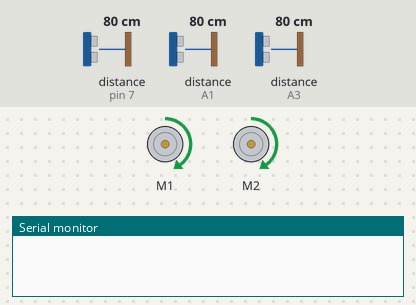
Recording of a sketch running on a simulated Arduino Uno, built with avr-gcc and run on an emulated ATmega328P. Shown: 2 × DC motor (green arrow = forward, orange = backward, longer = faster), the last lines printed to the serial monitor. Wiring (inferred from the names in the program): 3 × ultrasonic range finder: trigger pin 4, echo pin 7 / trigger A0, echo A1 / trigger A2, echo A3. Inputs (shaded band) come from the test bench; at power-on: distance to the obstacle (sensors on A1, pin 7, A3) 80 cm. The echo pulse lasts 58.3 µs per cm.

Above: at 3.2 s.
3.3 s: distance to the obstacle (sensor on A1) set to 23 cm
4.8 s: distance to the obstacle (sensor on A1) set to 19 cm
At 5.5 s:
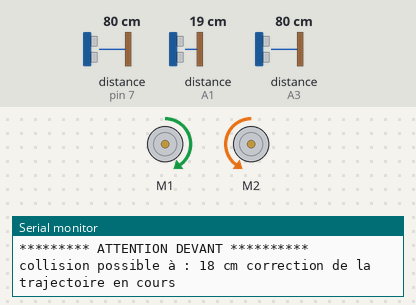
At 6.2 s:
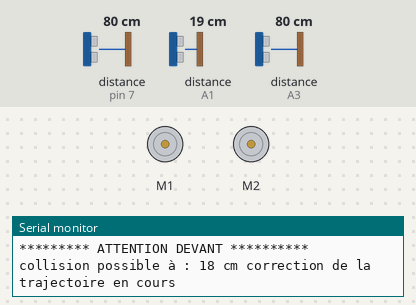
7.8 s: distance to the obstacle (sensor on pin 7) set to 2 cm
10.8 s: distance to the obstacle (sensor on A3) set to 44 cm
13.8 s: distance to the obstacle (sensor on A3) set to 37 cm
At 16.7 s:
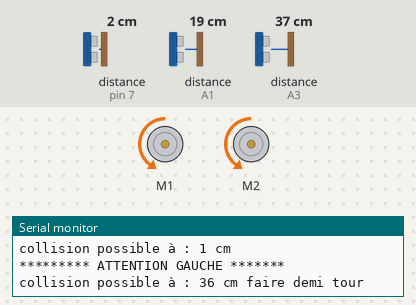
16.8 s: distance to the obstacle (sensor on A1) set to 35 cm
At 18.6 s:
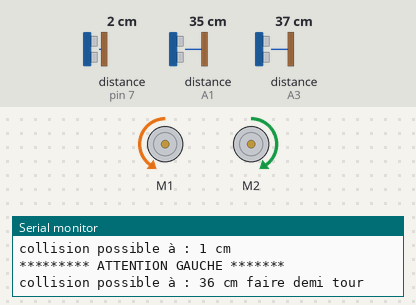
Timing chart, 0 to 20.8 s (numbered marks = the images above; inputs shaded):
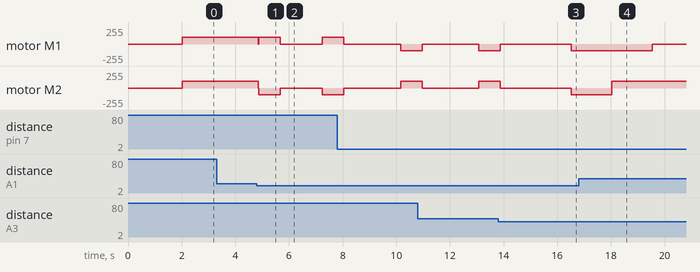

Measured:
- the behaviour switches between 21 and 20 cm on distance to the obstacle (sensor on A1) (found by bisection; images 0 and 1)
- the behaviour switches between 41 and 40 cm on distance to the obstacle (sensor on A3) (found by bisection; images 2 and 3)
- after the input at 3.3 s, every drawn part: stays the same
- after the input at 4.8 s, motor M1: forward 100/255 → stopped after 0.87 s, → forward 100/255 1.6 s later; motor M2: forward 100/255 → backward 100/255 after 0.06 s, → stopped 0.81 s later, → backward 100/255 1.6 s later
- after the input at 16.8 s, motor M2: goes on until 18.0 s, then stays forward 100/255

The sketch:

detecteurObstaclesVersion1.0.ino
```cpp
/******************************************************
*                  MACCARINELLI CHLOE
*                  MARION PIERRE
*                  LOTFI YACINE
*
*             M1 IFI NICE SOPHIA ANTIPOLIS
******************************************************/

/*******        BLOC MOTEURS     *********/

#include <Adafruit_MotorShield.h>
// Create the motor shield object with the default I2C address
Adafruit_MotorShield AFMS = Adafruit_MotorShield();
// Or, create it with a different I2C address (say for stacking)
// Adafruit_MotorShield AFMS = Adafruit_MotorShield(0x61);

// Motor 1 -> gauche / Motor 2 -> droit
Adafruit_DCMotor *motorsG = AFMS.getMotor(1);
Adafruit_DCMotor *motorsD = AFMS.getMotor(2);

const int motorSpeed = 100; // from 0 (off) to 255 (max speed)

// INIT MOTEURS

void setupMotors() {
// Left wheel
motorsG->setSpeed(motorSpeed);
motorsG->run(FORWARD);
motorsG->run(RELEASE);

// Right wheel
motorsD->setSpeed(motorSpeed);
motorsD->run(FORWARD);
motorsD->run(RELEASE);
}

/*******        BLOC CAPTEURS     *********/

#define trigPinAvant A0 // defini les broches du capteur central Avant
#define echoPinAvant A1

#define trigPinDroit 4 // defini les broches du capteur DROIT
#define echoPinDroit 7

#define trigPinGauche A2 // defini les broches du capteur GAUCHE
#define echoPinGauche A3


void setupCapteurs(){

pinMode(trigPinAvant, OUTPUT);// envoie les ultra-sons AVANT CENTRAL
pinMode(echoPinAvant, INPUT);// recoit l'echo AVANT CENTRAL
pinMode(trigPinDroit, OUTPUT);// envoie les ultra-sons DROIT
pinMode(echoPinDroit, INPUT);// recoit l'echo DROIT
pinMode(trigPinGauche, OUTPUT);// envoie les ultra-sons GAUCHE
pinMode(echoPinGauche, INPUT);// recoit l'echo GAUCHE

}

/*******         SECURITE          *********/

const float safetyDistanceFront = 20;
const float safetyDistanceRight = 40;
const float safetyDistanceLeft = 40;


/*******        SETUP     *********/

void setup() {

Serial.begin(9600); // pour afficher des données à l'écran si besoin
AFMS.begin();  // create with the default frequency 1.6KHz
setupMotors();
setupCapteurs();

delay (2000); // POUR PAS QUE LE ROBOT DEMARRE dès la mise sous tension

}


/*******        DETECTION D'OBSTACLES     *********/

void detectObstacles(){

  long duration, distance;
  digitalWrite(trigPinAvant, LOW);
  delayMicroseconds(2);
  digitalWrite(trigPinAvant, HIGH);
  delayMicroseconds(10);
  digitalWrite(trigPinAvant, LOW);
  duration = pulseIn(echoPinAvant, HIGH);
  distance = (float)((duration<<4)+duration)/1000.0;// converti la distance en cm

  if (distance < safetyDistanceFront)/* obstacle devant */
  {
    Serial.println (" " );
    Serial.println ("********* ATTENTION DEVANT **********" );
    Serial.print ("collision possible à : " );
    Serial.print ( distance);
    Serial.print ( " cm");
    Serial.println (" correction de la trajectoire en cours");
    motorsD->run(RELEASE);
    motorsG->run(RELEASE);

    delay(5);

    long duration, distance;
    digitalWrite(trigPinDroit, LOW);
    delayMicroseconds(2);
    digitalWrite(trigPinDroit, HIGH);
    delayMicroseconds(10);
    digitalWrite(trigPinDroit, LOW);
    duration = pulseIn(echoPinDroit, HIGH);
    distance = (float)((duration<<4)+duration)/1000.0;// converti la distance en cm

    if (distance < safetyDistanceRight)//obstacle à droite
    {
      Serial.println (" " );
      Serial.println ("********* ATTENTION DROITE *******" );
      Serial.print ("collision possible à : " );
      Serial.print ( distance);
      Serial.print ( " cm");

      delay(500);

      long duration, distance;
      digitalWrite(trigPinGauche, LOW);
      delayMicroseconds(2);
      digitalWrite(trigPinGauche, HIGH);
      delayMicroseconds(10);
      digitalWrite(trigPinGauche, LOW);
      duration = pulseIn(echoPinGauche, HIGH);
      distance = (float)((duration<<4)+duration)/1000.0;// converti la distance en cm

      if (distance < safetyDistanceLeft) {
        Serial.println (" " );
        Serial.println ("********* ATTENTION GAUCHE *******" );
        Serial.print ("collision possible à : " );
        Serial.print ( distance);
        Serial.print ( " cm");
        Serial.println (" faire demi tour");

        delay(500);
       /*********** bloc pour demi tour  *************/
        motorsD->run(BACKWARD);
        motorsG->run(BACKWARD);
        motorsG->setSpeed(motorSpeed);
        motorsD->setSpeed(motorSpeed);

        delay(1500);

        motorsD->run(FORWARD);
        motorsG->run (BACKWARD);
        motorsG->setSpeed(motorSpeed);
        motorsD->setSpeed(motorSpeed);

        delay(1500); // AJUSTER DUREE du DELAY SELON TENSION ACCU ET TESTURE DU SOL

        /*********** fin bloc pour demi tour  *************/
      }
      //sinon on tourne à gauche
      else {
        motorsD->run(FORWARD);
        motorsG->run (BACKWARD);
        motorsG->setSpeed(motorSpeed);
        motorsD->setSpeed(motorSpeed);

        delay(800);

        motorsD->run(RELEASE);
        motorsG->run(RELEASE);

        delay(1500);
      }
    }
    // sinon on tourne à droite
    else {

      motorsD->run(BACKWARD);
      motorsG->run (FORWARD);
      motorsG->setSpeed(motorSpeed);
      motorsD->setSpeed(motorSpeed);

      delay(800);

      motorsD->run(RELEASE);
      motorsG->run(RELEASE);

      delay(1500);
    }
  }
  /**** BLOC SI PAS D'OBSTACLES DEVANT *****/
  else {

    delay(5);
   // on regarde à droite

    long duration, distance;
    digitalWrite(trigPinDroit, LOW);
    delayMicroseconds(2);
    digitalWrite(trigPinDroit, HIGH);
    delayMicroseconds(10);
    digitalWrite(trigPinDroit, LOW);
    duration = pulseIn(echoPinDroit, HIGH);
    distance = (float)((duration<<4)+duration)/1000.0;// converti la distance en cm

    if (distance > 13) {
      motorsG->run(FORWARD);
      motorsG->setSpeed(motorSpeed);
    }

    else {
      float CMG = ((4+(distance-7))/10);
      float Vit = motorSpeed*CMG;
      motorsG->run(FORWARD);
      motorsG->setSpeed(Vit);
    }

    delay(5);

  // on regarde à gauche

    digitalWrite(trigPinGauche, LOW);
    delayMicroseconds(2);
    digitalWrite(trigPinGauche, HIGH);
    delayMicroseconds(10);
    digitalWrite(trigPinGauche, LOW);
    duration = pulseIn(echoPinGauche, HIGH);
    distance = (duration/2) / 29.1;// converti la distance en cm

    if (distance > 13) {
      motorsD->run(FORWARD);
      motorsD->setSpeed(motorSpeed);
    }

    else {
      float CMD = ((4+(distance-7))/10);
      float VitCMD = motorSpeed*CMD;
      motorsD->run(FORWARD);
      motorsD->setSpeed(VitCMD);
    }
  }
}


void loop() {

  detectObstacles();

}
```
